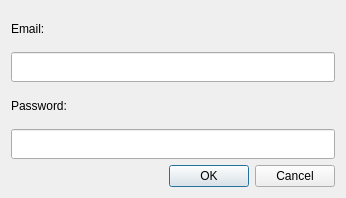
<?xml version="1.0" encoding="UTF-8"?>
<ui version="4.0">
 <class>DlgSettingsLogin</class>
 <widget class="QDialog" name="DlgSettingsLogin">
  <property name="geometry">
   <rect>
    <x>0</x>
    <y>0</y>
    <width>346</width>
    <height>198</height>
   </rect>
  </property>
  <property name="sizePolicy">
   <sizepolicy hsizetype="Fixed" vsizetype="Fixed">
    <horstretch>0</horstretch>
    <verstretch>0</verstretch>
   </sizepolicy>
  </property>
  <property name="windowTitle">
   <string>Login to Trends.Earth</string>
  </property>
  <layout class="QVBoxLayout" name="verticalLayout">
   <item>
    <widget class="QLabel" name="label_2">
     <property name="sizePolicy">
      <sizepolicy hsizetype="Preferred" vsizetype="Minimum">
       <horstretch>0</horstretch>
       <verstretch>0</verstretch>
      </sizepolicy>
     </property>
     <property name="font">
      <font>
       <weight>50</weight>
       <bold>false</bold>
      </font>
     </property>
     <property name="text">
      <string>Email:</string>
     </property>
    </widget>
   </item>
   <item>
    <widget class="QLineEdit" name="email">
     <property name="minimumSize">
      <size>
       <width>0</width>
       <height>30</height>
      </size>
     </property>
     <property name="inputMethodHints">
      <set>Qt::ImhEmailCharactersOnly</set>
     </property>
    </widget>
   </item>
   <item>
    <widget class="QLabel" name="label">
     <property name="sizePolicy">
      <sizepolicy hsizetype="Preferred" vsizetype="Minimum">
       <horstretch>0</horstretch>
       <verstretch>0</verstretch>
      </sizepolicy>
     </property>
     <property name="font">
      <font>
       <weight>50</weight>
       <bold>false</bold>
      </font>
     </property>
     <property name="text">
      <string>Password:</string>
     </property>
    </widget>
   </item>
   <item>
    <widget class="QLineEdit" name="password">
     <property name="minimumSize">
      <size>
       <width>0</width>
       <height>30</height>
      </size>
     </property>
     <property name="echoMode">
      <enum>QLineEdit::Password</enum>
     </property>
    </widget>
   </item>
   <item>
    <widget class="QDialogButtonBox" name="buttonBox">
     <property name="orientation">
      <enum>Qt::Horizontal</enum>
     </property>
     <property name="standardButtons">
      <set>QDialogButtonBox::Cancel|QDialogButtonBox::Ok</set>
     </property>
    </widget>
   </item>
  </layout>
 </widget>
 <resources/>
 <connections/>
</ui>
